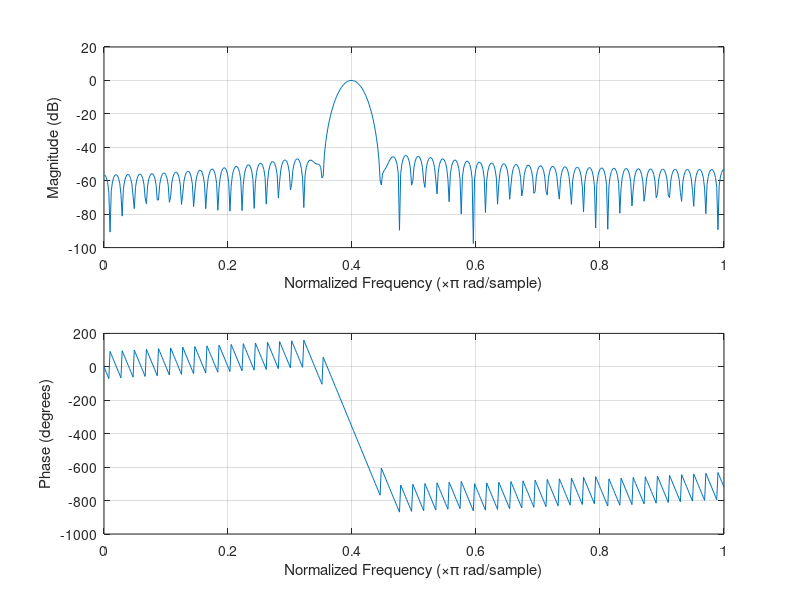

MATLAB code to generate this figure: (Note: this script raises an error after producing the figure.)
clear;
clc;

sample = 10000;
Nyquist = sample/2;
 
Wn = [1950/Nyquist 2050/Nyquist]
N = 100;
B = fir1(N, Wn, 'bandpass')

freqz(B)
arraytoCformat(B')

